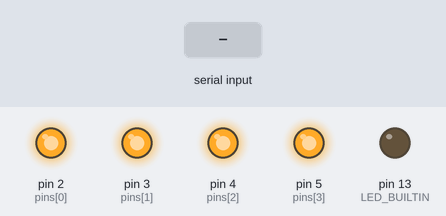
The sketch below on a simulated Arduino Uno, built with avr-gcc and run on an emulated ATmega328P. Parts: output pins drawn as LEDs (lit = HIGH). The test bench sets the inputs (shaded band). Pins used as bus, display or sensor lines are not drawn.

Above: at 1.2 s.
1.3 s: "90,45,200\n" received over Serial
At 3.4 s:
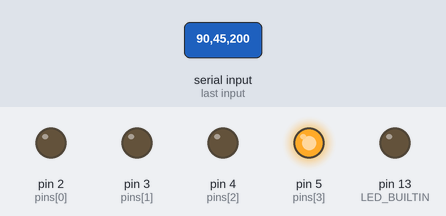
Timing chart, 0 to 4.9 s (numbered marks = the images above; inputs shaded):
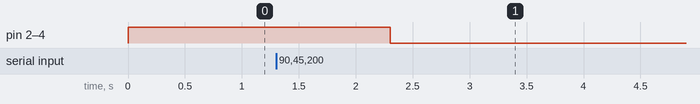

Measured:
- after the input at 1.3 s, pin 2 (pins[0]), pin 3 (pins[1]), pin 4 (pins[2]): HIGH → LOW after 1.0 s

The sketch:

EMGgaming.ino
```cpp
////////////////////////////////////////////////////////////////////////////
//            OpenBCI_GUI to Arduino via Serial: EMG                      //
//                                                                        //
//   Tested 3/9/2020 using Yoga 920, Arduino UNO R3, OpenBCI_GUI 4.1.7    //
////////////////////////////////////////////////////////////////////////////

#define NUM_CHAN 4 // setup number of channels (4 for Ganglion board)
#define BAUD_RATE 57600

#define THRESHOLD 0.25 // voltage threshold may need to be adjusted for individual user

const byte BufferSize = 96;
char Buffer[BufferSize + 1];
boolean newData = false;
float emgData[NUM_CHAN];
int pins[] = {2, 3, 4, 5}; //setting up analog output pins on arduino

unsigned long loopLimit = 100;
unsigned long loopTime = 0;

void setup() {
  Serial.begin(BAUD_RATE);
  pinMode(LED_BUILTIN, OUTPUT);

  //set all controller pins to be able to write HIGH/LOW and default to HIGH
  //HIGH = off (button not pressed), LOW = on (button pressed)
  for (int i = 0; i < 5; i++) {
    pinMode(pins[i], OUTPUT);
    digitalWrite(pins[i], HIGH);
  }
}

void loop() {
  // Data Format 4CH
  // 0.999,0.001,0.002,0.003\n

  receiveMoreThan64Chars();
  if (newData) {
    parseData(",", Buffer);
    newData = false;
  }

/* Buttons on wiimote pin assignment
   1 = pins[0]
   UP = pins[1]
   LEFT = pins[2]
   RIGHT = pins[3]
*/

    //if 1 is above threshold, then button press for 1
    if (emgData[0] >= THRESHOLD) {
        digitalWrite(pins[0], LOW); //activate button
    }
    else {
      digitalWrite(pins[0], HIGH); // deactivate button
    }

    // if UP above threshold, then button is pressed for UP
    if (emgData[1] >= THRESHOLD ) {
        digitalWrite(pins[1], LOW); // activate forward
    }
    else {
          digitalWrite(pins[1], HIGH); // deactivate forward
    }

    //if LEFT or RIGHT are above threshold, deactivate the lower of the two, and activate the higher ... otherwise, deactivate both
    if (emgData[2] >= THRESHOLD || emgData[3] >= THRESHOLD) {
        if (emgData[2] >= emgData[3]) { // if LEFT is greater than RIGHT (giving priority to left in case of a tie)
          digitalWrite(pins[3], HIGH); // deactivate RIGHT
          digitalWrite(pins[2], LOW); // activate LEFT
          }
        else {
          digitalWrite(pins[2], HIGH); // deactivate LEFT
          digitalWrite(pins[3], LOW); // activate RIGHT
        }
      }
    else { //if neither are above threshold
        digitalWrite(pins[2], HIGH); // deactivate LEFT
        digitalWrite(pins[3], HIGH); // deactivate RIGHT
    }

  } //end of checking thresholds

void receiveMoreThan64Chars() {
  if (Serial.available() > 0) {

    // Clear Buffer content
    memset(Buffer, 0, BufferSize + 1);

    while (Serial.available() > 0) {
      // "readBytes" terminates if the determined length has been read, or it
      // times out. It fills "Buffer" with 1 to 96 bytes of data. To change the
      // timeout use: Serial.setTimeout() in setup(). Default timeout is 1000ms.
      Serial.readBytes(Buffer, BufferSize);
    }

    // Print out buffer contents
    //Serial.println(Buffer);

    // You can use Serial.peek() to check if more than 96 chars
    // were in the serial buffer and if Buffer has truncated data.
    // This should never happen because you know what the max length of
    // the incoming data is and you have adequately sized your input buffer.
    if (Serial.peek() != -1) {
      Serial.println("96 byte Buffer Overflowed. ");
    }
    Buffer[BufferSize] = '\0'; //overwrite the \n char with \0 to terminate the string
    newData = true;
  }
}

void parseData(char* delimiter, char* str) { //parsing through data from openBCI networking widget
  char* pch;
  pch = strtok (str, delimiter);
  int i = 0;
  while (pch != NULL) {
    emgData[i] = atof(pch);
    pch = strtok (NULL, ",");
    i++;
  }
}
```
